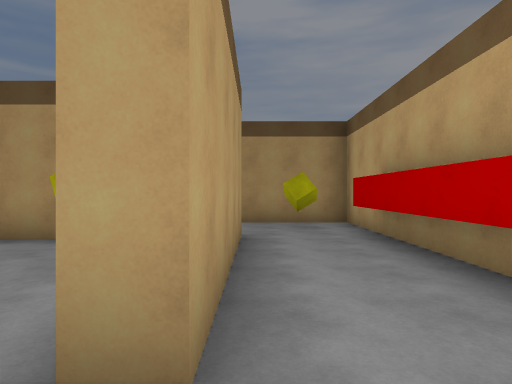
View 1 (above)

16 first-person views from a walk through a 3-D level made in the Unity game engine. The camera is 1.5 m above the floor, looks level and sees 75° across. The floor is counted in squares, 2 m on a side. Each view is taken from the middle of a square. On the plan, view 1 faces up. The plan holds only what a view shows up to about 11 squares ahead; the rest is blank. The player is left out.

View 2
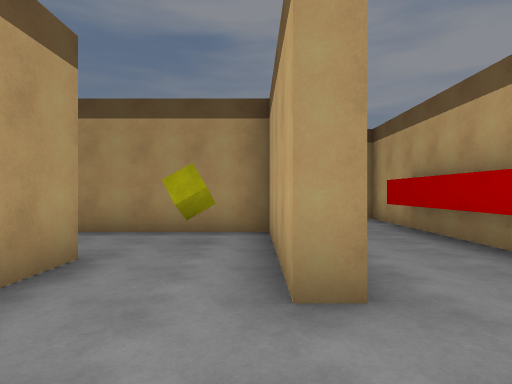

View 3
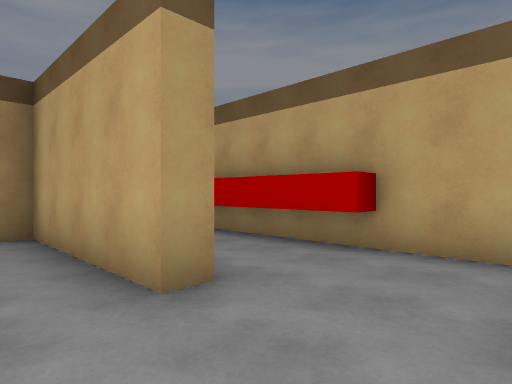

View 4
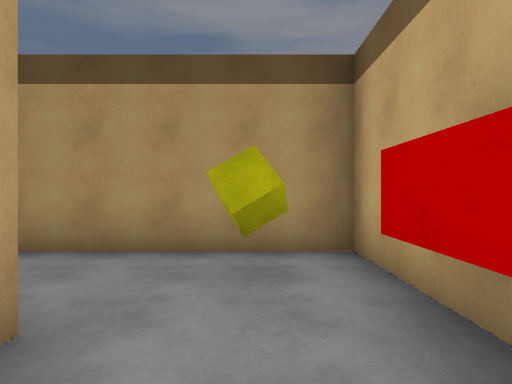

View 5
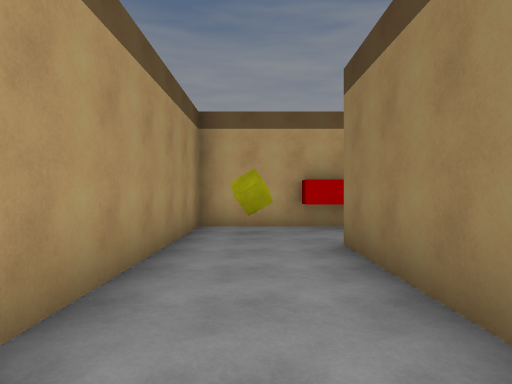

View 6
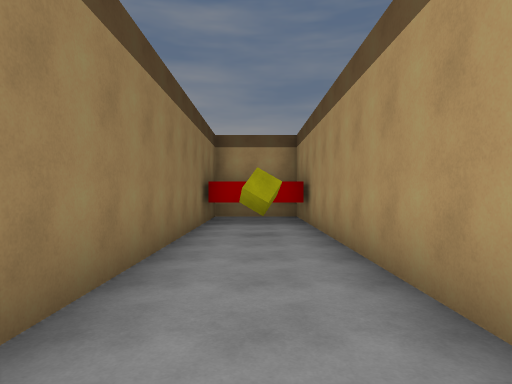

View 7
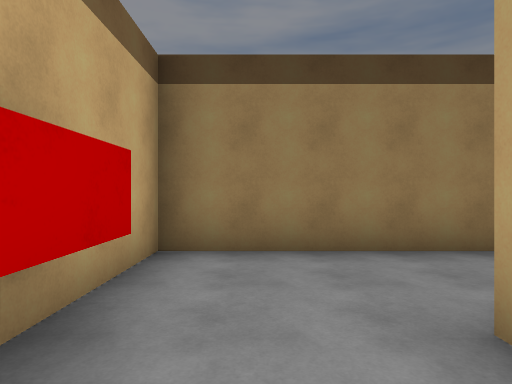

View 8
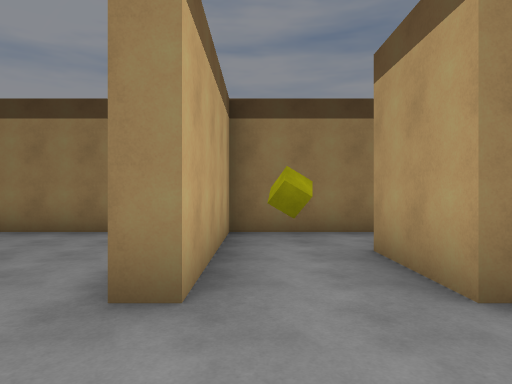

View 9
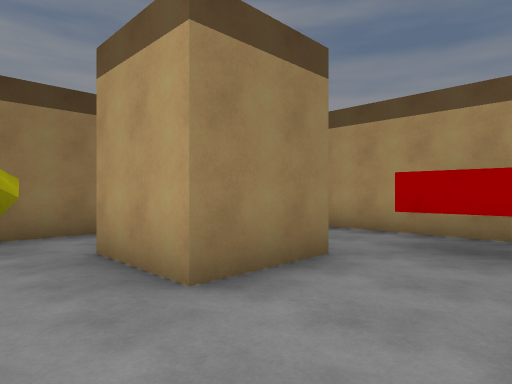

View 10
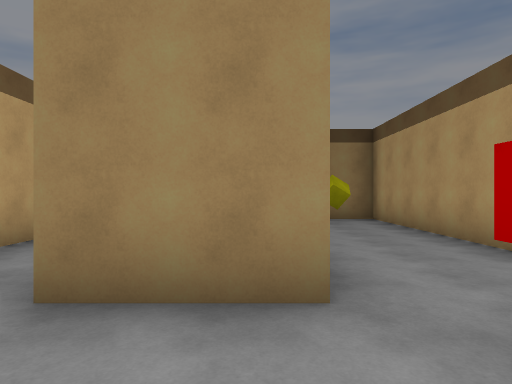

View 11
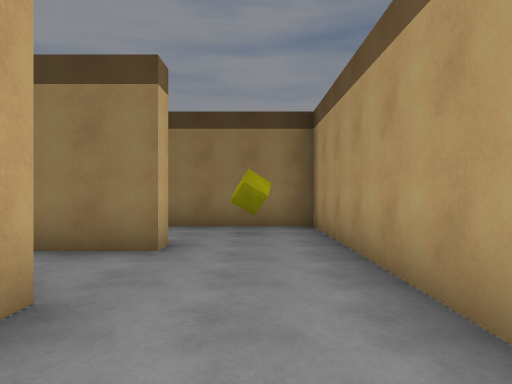

View 12
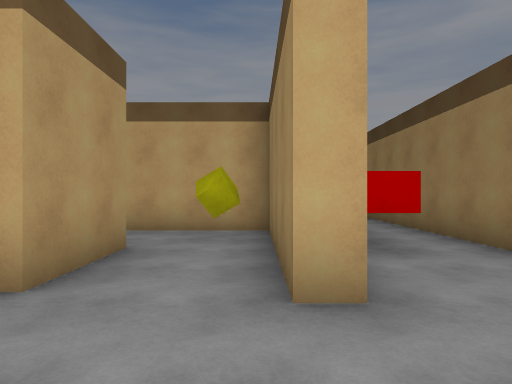

View 13
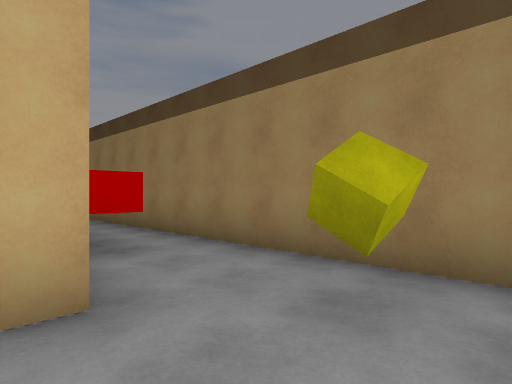

View 14
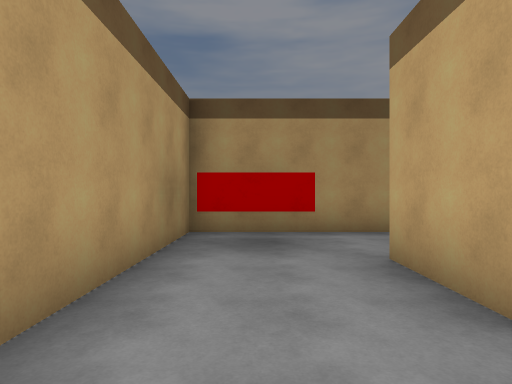

View 15
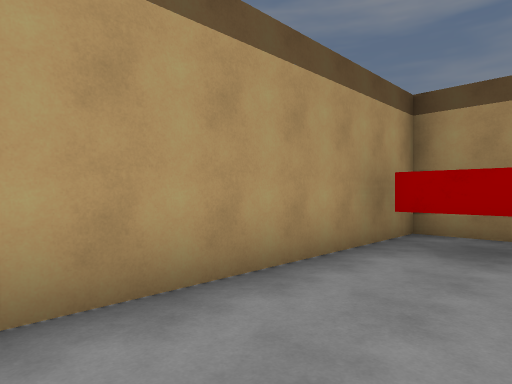

View 16
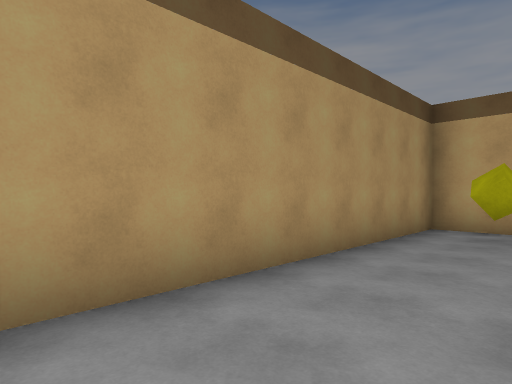

### Floor plan
Points are (right, up) in squares from view 1. A wall is a line through its corners. A room is listed if a view was taken in it or the views show most of it. See-through windows are left out.
Room 1 (views 1, 4, 5, 6, 7)
walls: (2.2, 1) (1.8, 1) (1.8, 6) (2.2, 6); (-8.4, 5.8) (-0.2, 5.8) (-0.2, 1.2); (-0.4, -1.2) (2.3, -1.2) (2.3, 8.3) (-7.9, 8.3) (-7.9, 5.9)
ways out: opening at (0, 0.5) to room 2
objects: yellow cube (-6, 7); yellow cube (1, 7)
Room 2 (views 2, 3)
walls: (-0.2, 1.2) (-0.7, 1.2) (-0.7, 2.5); (-3, 2.8) (-3, 1.5); (-2.1, -1.2) (-0.4, -1.2)
ways out: opening at (0, 0.5) to room 1; opening at (-1.5, 2) to room 3
Room 3 (views 8, 9, 10, 11, 12, 13, 14, 15, 16)
walls: (-7.5, 0.7) (-7.5, 2.8) (-5.5, 2.8); (-8.3, 4.5) (-8.3, 3.3) (-9.8, 3.3); (-7.8, -1.9) (-7.8, -1.2); (-3.5, 2.8) (-3, 2.8); (-6, -3) (-6, -2.2); (-0.7, 2.5) (-0.7, 5.2) (-10.2, 5.2) (-10.2, -4.3) (-6.5, -4.3)
ways out: opening at (-1.5, 2) to room 2; opening at (-6.5, 0) to room 4; opening at (-4.5, 1.5) to room 4; opening at (-6, -4)
objects: yellow cube (-9, -3); yellow cube (-2, 4)
Room 4 (no view inside)
walls: (-5.5, 2.8) (-5.5, 0.7) (-7.5, 0.7); (-7.8, -1.2) (-3.5, -1.2) (-3.5, 2.8)
ways out: opening at (-6.5, 0) to room 3; opening at (-4.5, 1.5) to room 3
objects: yellow cube (-5, 0)

Positions as (right, up) in squares from view 1, and headings:
1: (0, 0), facing up
2: (-1, -1), facing up
3: (-2, -1), facing up-right
4: (1, 4), facing up
5: (-5, 7), facing right
6: (0, 7), facing left
7: (1, 3), facing down
8: (-4, 5), facing down
9: (-4, 5), facing down-left
10: (-7, 5), facing down
11: (-9, 3), facing down
12: (-10, -1), facing right
13: (-10, -1), facing down-right
14: (-9, -1), facing up
15: (-8, -1), facing up-left
16: (-8, 3), facing up-right
